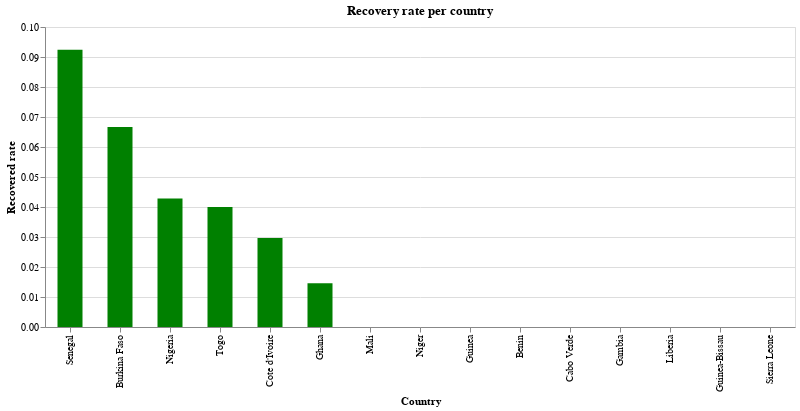

Here is the notebook cell this chart was saved with:
### Markdown cell above
### Recovery rate per country

### Code cell
alt.Chart(source).mark_bar(size = 25).encode(x = alt.X('Country', sort='-y'), y = 'Recovered rate', color = alt.value('green'),).properties(width = alt.Step(50), height = 300, title = 'Recovery rate per country').interactive()

### Figure 1 — Vega-Lite specification as saved in the notebook (floating-point values rounded to 4 significant figures)
{"config": {"view": {"continuousWidth": 400, "continuousHeight": 300}}, "data": {"name": "data-38f52d2aec00de950ee255acfaa9d088"}, "mark": {"type": "bar", "size": 25}, "encoding": {"color": {"value": "green"}, "x": {"type": "nominal", "field": "Country", "sort": "-y"}, "y": {"type": "quantitative", "field": "Recovered rate"}}, "height": 300, "selection": {"selector004": {"type": "interval", "bind": "scales", "encodings": ["x", "y"]}}, "title": "Recovery rate per country", "width": {"step": 50}, "$schema": "https://vega.github.io/schema/vega-lite/v4.0.2.json", "datasets": {"data-38f52d2aec00de950ee255acfaa9d088": [{"Country": "Burkina Faso", "Lat": 12.24, "Long": -1.562, "Date": "2020-03-27T00:00:00", "Confirmed_cases": 180.0, "Dead": 9.0, "Recovered": 12.0, "ill people": 168.0, "Death rate": 0.05, "Recovered rate": 0.06667}, {"Country": "Ghana", "Lat": 7.947, "Long": -1.023, "Date": "2020-03-27T00:00:00", "Confirmed_cases": 137.0, "Dead": 4.0, "Recovered": 2.0, "ill people": 135.0, "Death rate": 0.0292, "Recovered rate": 0.0146}, {"Country": "Senegal", "Lat": 14.5, "Long": -14.45, "Date": "2020-03-27T00:00:00", "Confirmed_cases": 119.0, "Dead": 0.0, "Recovered": 11.0, "ill people": 108.0, "Death rate": 0.0, "Recovered rate": 0.09244}, {"Country": "Cote d'Ivoire", "Lat": 7.54, "Long": -5.547, "Date": "2020-03-27T00:00:00", "Confirmed_cases": 101.0, "Dead": 0.0, "Recovered": 3.0, "ill people": 98.0, "Death rate": 0.0, "Recovered rate": 0.0297}, {"Country": "Nigeria", "Lat": 9.082, "Long": 8.675, "Date": "2020-03-27T00:00:00", "Confirmed_cases": 70.0, "Dead": 1.0, "Recovered": 3.0, "ill people": 67.0, "Death rate": 0.01429, "Recovered rate": 0.04286}, {"Country": "Togo", "Lat": 8.62, "Long": 0.8248, "Date": "2020-03-27T00:00:00", "Confirmed_cases": 25.0, "Dead": 1.0, "Recovered": 1.0, "ill people": 24.0, "Death rate": 0.04, "Recovered rate": 0.04}, {"Country": "Mali", "Lat": 17.57, "Long": -3.996, "Date": "2020-03-27T00:00:00", "Confirmed_cases": 11.0, "Dead": 0.0, "Recovered": 0.0, "ill people": 11.0, "Death rate": 0.0, "Recovered rate": 0.0}, {"Country": "Niger", "Lat": 17.61, "Long": 8.082, "Date": "2020-03-27T00:00:00", "Confirmed_cases": 10.0, "Dead": 1.0, "Recovered": 0.0, "ill people": 10.0, "Death rate": 0.1, "Recovered rate": 0.0}, {"Country": "Guinea", "Lat": 9.946, "Long": -9.697, "Date": "2020-03-27T00:00:00", "Confirmed_cases": 8.0, "Dead": 0.0, "Recovered": 0.0, "ill people": 8.0, "Death rate": 0.0, "Recovered rate": 0.0}, {"Country": "Benin", "Lat": 9.308, "Long": 2.316, "Date": "2020-03-27T00:00:00", "Confirmed_cases": 6.0, "Dead": 0.0, "Recovered": 0.0, "ill people": 6.0, "Death rate": 0.0, "Recovered rate": 0.0}, {"Country": "Cabo Verde", "Lat": 16.54, "Long": -23.04, "Date": "2020-03-27T00:00:00", "Confirmed_cases": 5.0, "Dead": 1.0, "Recovered": 0.0, "ill people": 5.0, "Death rate": 0.2, "Recovered rate": 0.0}, {"Country": "Gambia", "Lat": 13.44, "Long": -15.31, "Date": "2020-03-27T00:00:00", "Confirmed_cases": 3.0, "Dead": 1.0, "Recovered": 0.0, "ill people": 3.0, "Death rate": 0.3333, "Recovered rate": 0.0}, {"Country": "Liberia", "Lat": 6.428, "Long": -9.43, "Date": "2020-03-27T00:00:00", "Confirmed_cases": 3.0, "Dead": 0.0, "Recovered": 0.0, "ill people": 3.0, "Death rate": 0.0, "Recovered rate": 0.0}, {"Country": "Guinea-Bissau", "Lat": 11.8, "Long": -15.18, "Date": "2020-03-27T00:00:00", "Confirmed_cases": 2.0, "Dead": 0.0, "Recovered": 0.0, "ill people": 2.0, "Death rate": 0.0, "Recovered rate": 0.0}, {"Country": "Sierra Leone", "Lat": 8.461, "Long": -11.78, "Date": "2020-03-27T00:00:00", "Confirmed_cases": 0.0, "Dead": 0.0, "Recovered": 0.0, "ill people": 0.0, "Death rate": null, "Recovered rate": null}]}}
